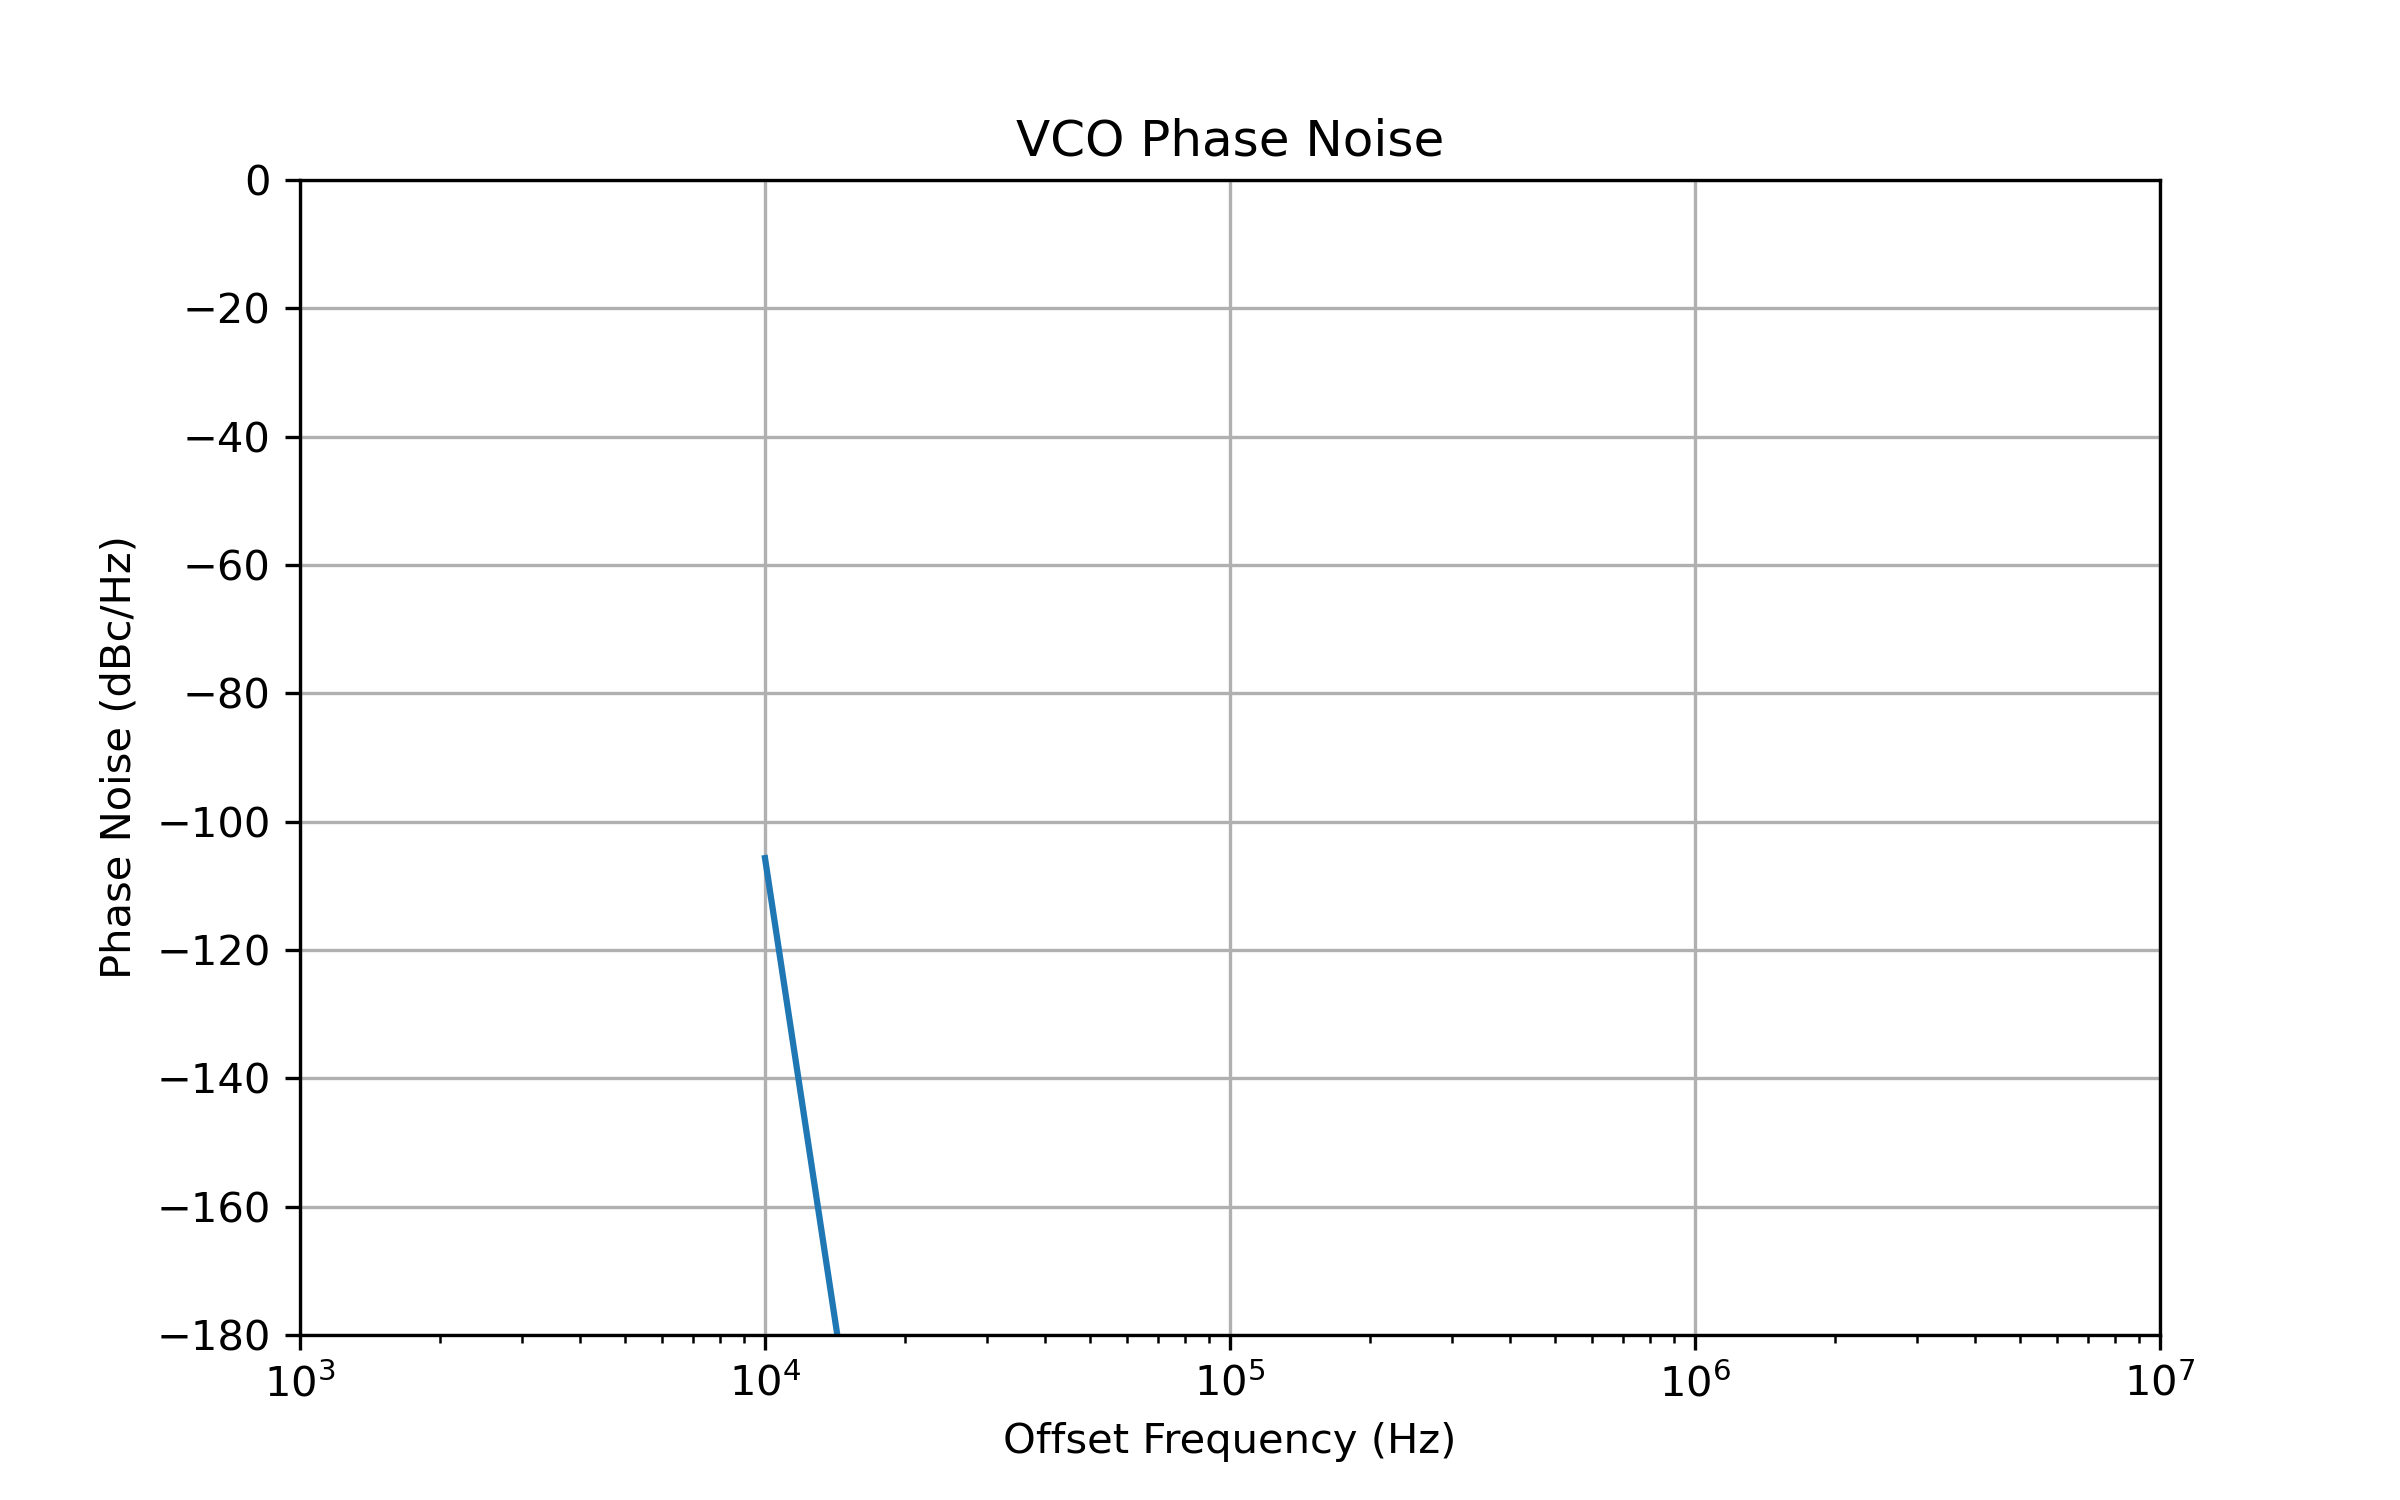

Recreate this plot in Python.
import numpy as np
import matplotlib.pyplot as plt
from scipy.signal import welch
from spicelib import RawRead

raw = RawRead("LC_VCO_tb.raw")

t = raw.get_trace("time").get_wave()
v = raw.get_trace("v(outp)").get_wave()

print("Samples:", len(v))

# Downsample
v = v[::20]
t = t[::20]

T = t[-1] - t[0]
fs = len(t) / T

print("Sampling frequency:", fs/1e9, "GHz")

v = v - np.mean(v)

f, Pxx = welch(v, fs, nperseg=2097152)

Pxx_dB = 10*np.log10(Pxx)

carrier_idx = np.argmax(Pxx_dB)
carrier_power = Pxx_dB[carrier_idx]
f_carrier = f[carrier_idx]

print("Carrier frequency:", f_carrier/1e9, "GHz")

L = Pxx_dB - carrier_power

mask = f > 1e3
f = f[mask]
L = L[mask]

plt.figure(figsize=(8,5))
plt.semilogx(f, L)

plt.xlabel("Offset Frequency (Hz)")
plt.ylabel("Phase Noise (dBc/Hz)")
plt.title("VCO Phase Noise")

plt.grid(True)
plt.xlim(1e3,1e7)
plt.ylim(-180,0)

plt.savefig("phase_noise.png", dpi=300)
plt.show()
